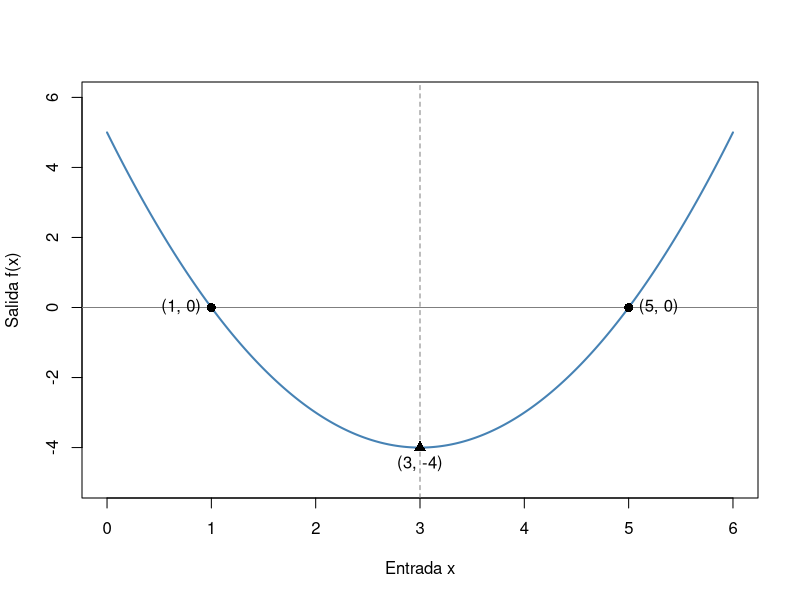

The R source for this figure:
## ---- chunk 1
#| label: setup-locale-funciones
#| include: false
if (.Platform[["OS.type"]] == "windows") invisible(Sys.setlocale("LC_CTYPE", ".UTF-8"))
## ---- chunk 2
#| label: fig-cuadratica-algebra
#| fig-cap: "La función x² − 6x + 5: ceros en 1 y 5, vértice en (3, −4) y eje de simetría x = 3."
#| fig-width: 7
#| fig-height: 4
#| echo: false
#| warning: false
x <- seq(0, 6, length.out = 301)
plot(x, x^2 - 6*x + 5, type = "l", lwd = 2, col = "steelblue",
     xlab = "Entrada x", ylab = "Salida f(x)", ylim = c(-5, 6))
abline(h = 0, col = "gray50")
abline(v = 3, lty = 2, col = "gray50")
points(c(1, 3, 5), c(0, -4, 0), pch = c(16, 17, 16), cex = 1.2)
text(c(1, 3, 5), c(0, -4, 0), labels = c("(1, 0)", "(3, -4)", "(5, 0)"),
     pos = c(2, 1, 4))
